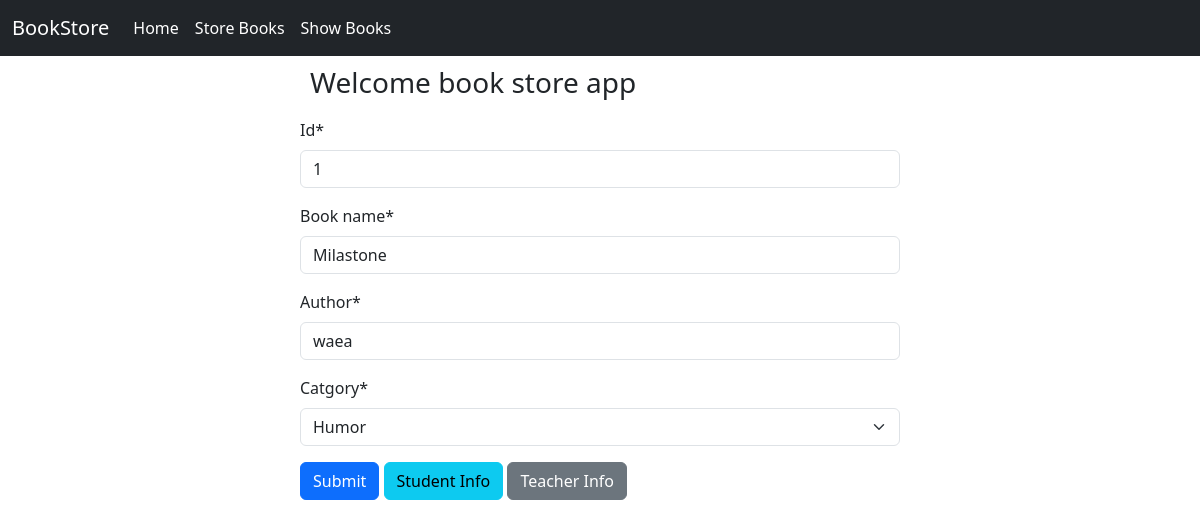
The app's page /edit_book/1 with its own data.
### book/models.py (models this page shows)
class BookStoreModel(models.Model):
    CATGORY=(
        ('Mystery','Mystery'),
        ('Thriller','Thriller'),
        ('Sci-Fi','Sci-Fi'),
        ('Humor','Humor'),
        ('Horror','Horror'),
    )
    id =models.IntegerField(primary_key=True)
    book_name=models.CharField(max_length=30)
    author=models.CharField(max_length=30)
    catgory=models.CharField(max_length=20,choices=CATGORY)
    first_pub=models.DateTimeField(auto_now_add=True)#ekdom first date aita
    last_pub=models.DateTimeField(auto_now=True)#tarpor jjoto par update hobe tar date aita

### book/views.py (the view)
# urls.py: path("edit_book/<int:id>",editbook,name="editbook"),
def editbook(request,id):
    book=BookStoreModel.objects.get(pk=id)
    form=BookStoreFrom(instance=book)
    if request.method=='POST':
        book=BookStoreFrom(request.POST,instance=book)
        if book.is_valid():
            book.save()
            return redirect('showbook')
    return render(request,"store-book.html",{'form':form})

### book/forms.py (shortened to what this page needs)
class BookStoreFrom(forms.ModelForm):
   class Meta:
       model=BookStoreModel
       exclude=['first_pub','last_pub']

### book/templates/store-book.html (shortened to what this page needs)
{% extends "base.html" %}
{% load crispy_forms_tags%}
{%block content %}
<div style="width:50%; margin:auto;">
    <h3 style="padding: 10px;">Welcome book store app</h3>
    <form method="POST">
    {{form|crispy}}
    <button class="btn btn-primary" type="submit">Submit</button>
    <a href="{%url 'StudentInfo'%}" class="btn btn-info" type="submit">Student Info</a>
    <a class="btn btn-secondary" type="submit">Teacher Info</a>
  </form>
</div>
{%endblock%}

### records on screen
BookStoreModel: id "1", book_name "Milastone", author "waea", catgory "Humor"
